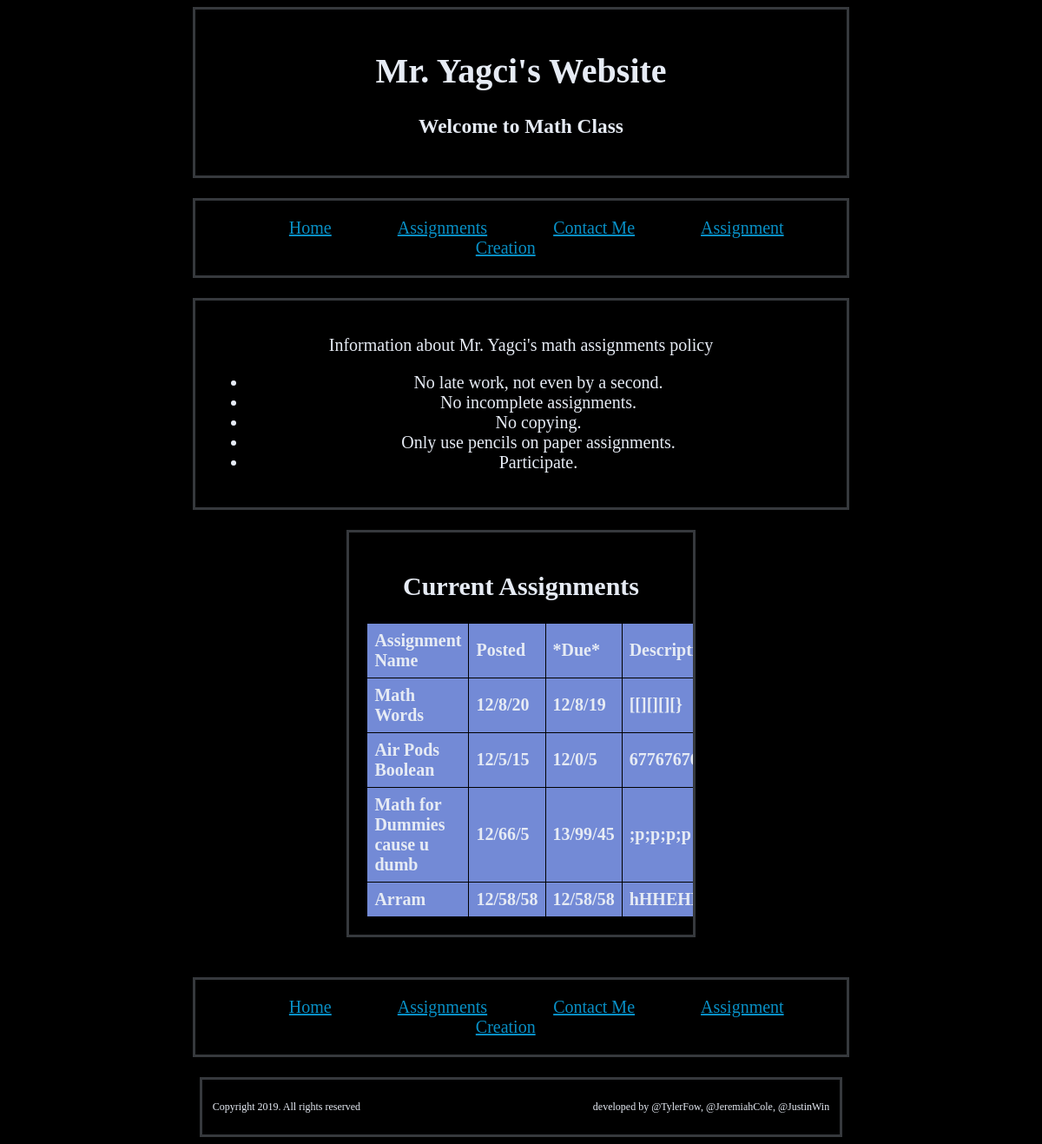
/assignments, run on an earlier commit of the app's database.
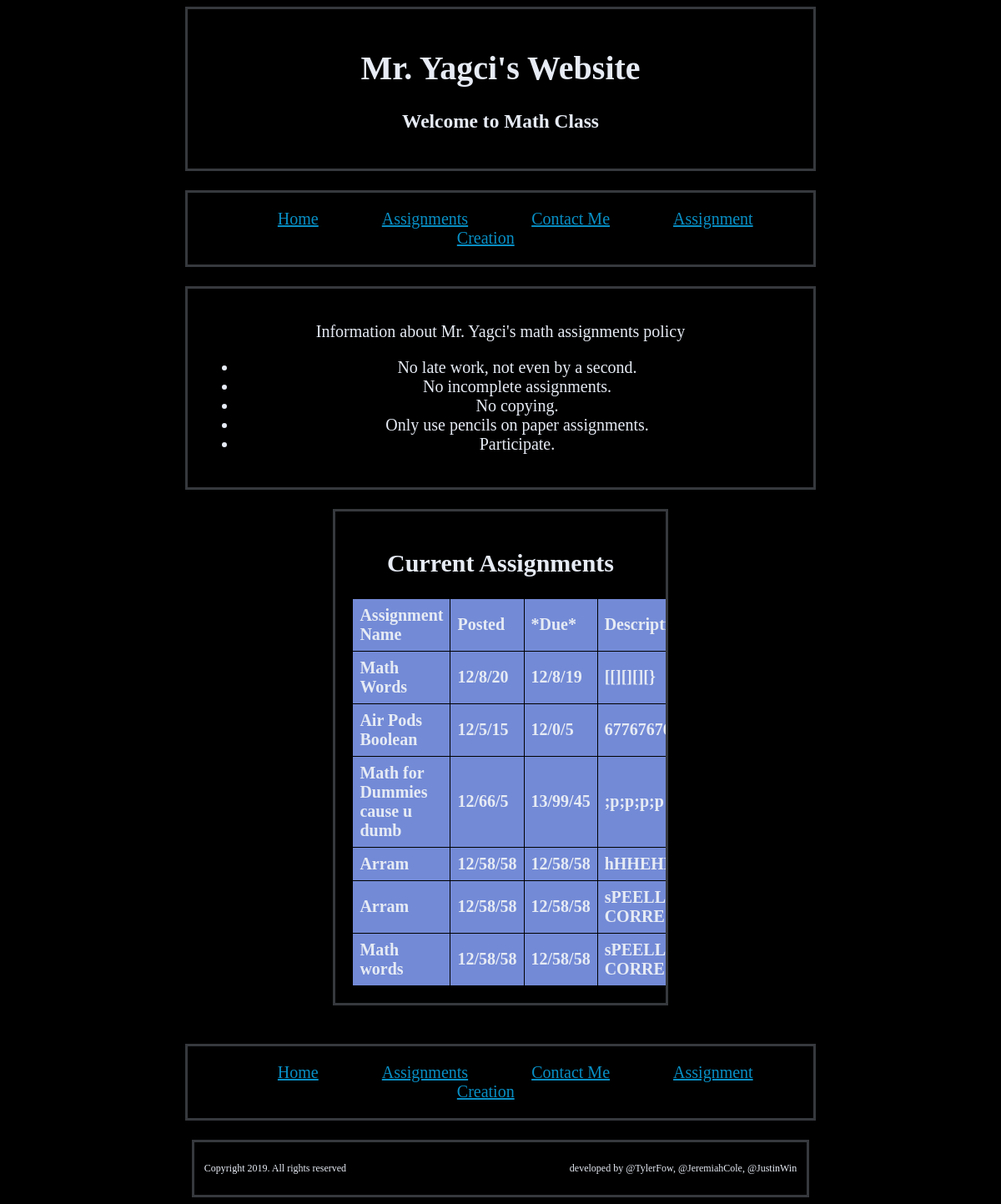
And on a later commit of the database.
### tables this page shows
CREATE TABLE "table_assignments" (
	"Name"	TEXT NOT NULL,
	"Date Posted"	INTEGER,
	"*Due*"	INTEGER NOT NULL,
	"Description"	TEXT
);

### yagci.py (the view)
@app.route('/assignments')
def assignments():
    with sqlite3.connect("Thisistest.db") as conn:
        command1 = "SELECT * FROM table_assignments"
        cursor1 = conn.execute(command1)
        table_assignments = cursor1.fetchall()
    return render_template("assignments.html", table_assignments=table_assignments)

### templates/assignments.html (shortened to what this page needs)
<!DOCTYPE html>
<html lang="en">
<head>
    <link rel="stylesheet" href="../static/layout.css">
</head>
<body>
<div>
    <h1>Mr. Yagci's Website</h1>
    <h3>Welcome to Math Class</h3>
</div><br>
<div>
    <a class="link-a" href="/">Home</a>
    <a class="link-a" href="/assignments">Assignments</a>
    <a class="link-a" href="/contact">Contact Me</a>
    <a class="link-a" href="/assignment_creation">Assignment Creation</a>
</div><br>
<div>
    <p>Information about Mr. Yagci's math assignments policy</p>
    <ul>
        <li>No late work, not even by a second.</li>
        <li>No incomplete assignments.</li>
        <li>No copying.</li>
        <li>Only use pencils on paper assignments.</li>
        <li>Participate.</li>
    </ul>
</div><br>
<div style="width: 30%;">
    <h2>Current Assignments</h2>
    <table>
        <tr>
            <th>Assignment Name</th>
            <th>Posted</th>
            <th>*Due*</th>
            <th>Description</th>
        </tr>
        {%for i in table_assignments%}
        <tr>
            {% for x in i %}
            <th>{{x}}</th>
            {%endfor%}
        </tr>
        {%endfor%}
        </table>
</div><br><br>
<div>
    <a class="link-a" href="/">Home</a>
    <a class="link-a" href="/assignments">Assignments</a>
    <a class="link-a" href="/contact">Contact Me</a>
    <a class="link-a" href="/assignment_creation">Assignment Creation</a>
</div><br>
<div style="font-size: 12px">
    <p style="text-align: left">Copyright 2019. All rights reserved
        <span style="float:right;">
            developed by @TylerFow, @JeremiahCole, @JustinWin
        </span>
    </p>
</div>
</body>
</html>

### static/layout.css (style rules this page uses)
body { background-color: #000000; font-size: 20px; font-family: Georgia, serif; }
p { color: #e6ebf4; }
h1 { color: #e6ebf4; }
h2 { color: #e6ebf4; text-align: center; }
h3 { color:#e6ebf4; }
li { color: #e6ebf4; }
div { color: #36393d; margin: auto; border: 3px solid #36393d; padding: 1em; text-align: center; width: 60%; overflow: auto; }
a { color: #088fc5; }
th { color: #e6ebf4; background-color: #738ad6; }
.link-a { padding-left: 5%; padding-right: 5%; color: #088fc5; }

### templates/assignments.html (style rules this page uses)
table { border-collapse: collapse; width: 100% }
td, th { border: 1px solid #000000; text-align: left; padding: 8px; }
tr:nth-child(even) { background-color: #aae0f7; }

What changed in the data, as far as the page shows it:
added table_assignments: Name "Arram", Date Posted "12/58/58", x "12/58/58", Description "sPEELL…"
added table_assignments: Name "Math words", Date Posted "12/58/58", x "12/58/58", Description "sPEELL…"
